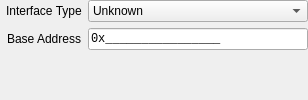
     <widget class="QWidget" name="bmc_tab">
      <attribute name="icon">
       <iconset theme="audio-card"/>
      </attribute>
      <attribute name="title">
       <string>BMC</string>
      </attribute>
      <attribute name="toolTip">
       <string>The Device Path for a Baseboard Management Controller (BMC) host interface.</string>
      </attribute>
      <attribute name="whatsThis">
       <string>&lt;html&gt;&lt;head/&gt;&lt;body&gt;&lt;p&gt;The Device Path for a Baseboard Management Controller (BMC) host interface.&lt;/p&gt;&lt;/body&gt;&lt;/html&gt;</string>
      </attribute>
      <layout class="QFormLayout" name="bmc_layout">
       <property name="fieldGrowthPolicy">
        <enum>QFormLayout::FieldGrowthPolicy::ExpandingFieldsGrow</enum>
       </property>
       <property name="labelAlignment">
        <set>Qt::AlignmentFlag::AlignRight|Qt::AlignmentFlag::AlignTrailing|Qt::AlignmentFlag::AlignVCenter</set>
       </property>
       <property name="leftMargin">
        <number>6</number>
       </property>
       <property name="topMargin">
        <number>0</number>
       </property>
       <property name="rightMargin">
        <number>0</number>
       </property>
       <property name="bottomMargin">
        <number>0</number>
       </property>
       <item row="0" column="0">
        <widget class="QLabel" name="bmc_interface_type_label">
         <property name="toolTip">
          <string>The Baseboard Management Controller (BMC) host interface type:
0x00 - Unknown.
0x01 - KCS: Keyboard Controller Style.
0x02 - SMIC: Server Management Interface Chip.
0x03 - BT: Block Transfer.</string>
         </property>
         <property name="statusTip">
          <string>Interface Type</string>
         </property>
         <property name="whatsThis">
          <string>&lt;html&gt;&lt;head/&gt;&lt;body&gt;&lt;p&gt;The Baseboard Management Controller (BMC) host interface type:
0x00 - Unknown.
0x01 - KCS: Keyboard Controller Style.
0x02 - SMIC: Server Management Interface Chip.
0x03 - BT: Block Transfer.&lt;/p&gt;&lt;/body&gt;&lt;/html&gt;</string>
         </property>
         <property name="text">
          <string>Interface Type</string>
         </property>
        </widget>
       </item>
       <item row="0" column="1">
        <widget class="QComboBox" name="bmc_interface_type">
         <property name="sizePolicy">
          <sizepolicy hsizetype="Expanding" vsizetype="Fixed">
           <horstretch>0</horstretch>
           <verstretch>0</verstretch>
          </sizepolicy>
         </property>
         <property name="toolTip">
          <string>The Baseboard Management Controller (BMC) host interface type:
0x00 - Unknown.
0x01 - KCS: Keyboard Controller Style.
0x02 - SMIC: Server Management Interface Chip.
0x03 - BT: Block Transfer.</string>
         </property>
         <property name="statusTip">
          <string>Interface Type</string>
         </property>
         <property name="whatsThis">
          <string>&lt;html&gt;&lt;head/&gt;&lt;body&gt;&lt;p&gt;The Baseboard Management Controller (BMC) host interface type:
0x00 - Unknown.
0x01 - KCS: Keyboard Controller Style.
0x02 - SMIC: Server Management Interface Chip.
0x03 - BT: Block Transfer.&lt;/p&gt;&lt;/body&gt;&lt;/html&gt;</string>
         </property>
         <item>
          <property name="text">
           <string>Unknown</string>
          </property>
         </item>
         <item>
          <property name="text">
           <string>Keyboard Controller Style</string>
          </property>
         </item>
         <item>
          <property name="text">
           <string>Server Management Interface Chip</string>
          </property>
         </item>
         <item>
          <property name="text">
           <string>Block Transfer</string>
          </property>
         </item>
        </widget>
       </item>
       <item row="1" column="0">
        <widget class="QLabel" name="bmc_base_address_label">
         <property name="toolTip">
          <string>Base address (either memory-mapped or I/O) of the BMC. If the least-significant bit of the field is a 1, the address is in I/O space; otherwise, the address is memory-mapped. Refer to the IPMI Interface Specification for usage details.</string>
         </property>
         <property name="statusTip">
          <string>Base Address</string>
         </property>
         <property name="whatsThis">
          <string>&lt;html&gt;&lt;head/&gt;&lt;body&gt;&lt;p&gt;Base address (either memory-mapped or I/O) of the BMC. If the least-significant bit of the field is a 1, the address is in I/O space; otherwise, the address is memory-mapped. Refer to the IPMI Interface Specification for usage details.&lt;/p&gt;&lt;/body&gt;&lt;/html&gt;</string>
         </property>
         <property name="text">
          <string>Base Address</string>
         </property>
        </widget>
       </item>
       <item row="1" column="1">
        <widget class="QLineEdit" name="bmc_base_address">
         <property name="font">
          <font>
           <family>Monospace</family>
          </font>
         </property>
         <property name="toolTip">
          <string>Base address (either memory-mapped or I/O) of the BMC. If the least-significant bit of the field is a 1, the address is in I/O space; otherwise, the address is memory-mapped. Refer to the IPMI Interface Specification for usage details.</string>
         </property>
         <property name="statusTip">
          <string>Base Address</string>
         </property>
         <property name="whatsThis">
          <string>&lt;html&gt;&lt;head/&gt;&lt;body&gt;&lt;p&gt;Base address (either memory-mapped or I/O) of the BMC. If the least-significant bit of the field is a 1, the address is in I/O space; otherwise, the address is memory-mapped. Refer to the IPMI Interface Specification for usage details.&lt;/p&gt;&lt;/body&gt;&lt;/html&gt;</string>
         </property>
         <property name="inputMask">
          <string notr="true">&lt;\0\xHHHHHHHHHHHHHHHH;_</string>
         </property>
         <property name="text">
          <string notr="true">0x</string>
         </property>
        </widget>
       </item>
      </layout>
     </widget>
